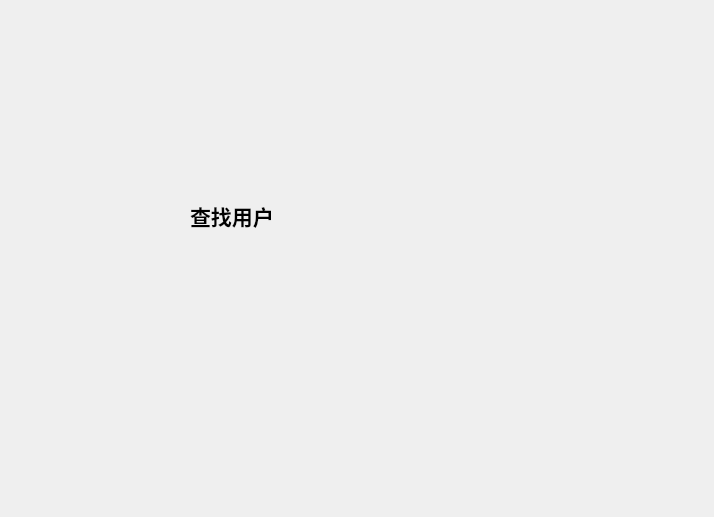
<?xml version="1.0" encoding="UTF-8"?>
<ui version="4.0">
 <class>QueryUserInfoDialog</class>
 <widget class="QDialog" name="QueryUserInfoDialog">
  <property name="geometry">
   <rect>
    <x>0</x>
    <y>0</y>
    <width>714</width>
    <height>517</height>
   </rect>
  </property>
  <property name="windowTitle">
   <string>Dialog</string>
  </property>
  <widget class="QLabel" name="label">
   <property name="geometry">
    <rect>
     <x>190</x>
     <y>160</y>
     <width>371</width>
     <height>111</height>
    </rect>
   </property>
   <property name="font">
    <font>
     <family>Arial Black</family>
     <pointsize>16</pointsize>
     <weight>75</weight>
     <bold>true</bold>
    </font>
   </property>
   <property name="text">
    <string>查找用户</string>
   </property>
  </widget>
 </widget>
 <resources/>
 <connections/>
</ui>
